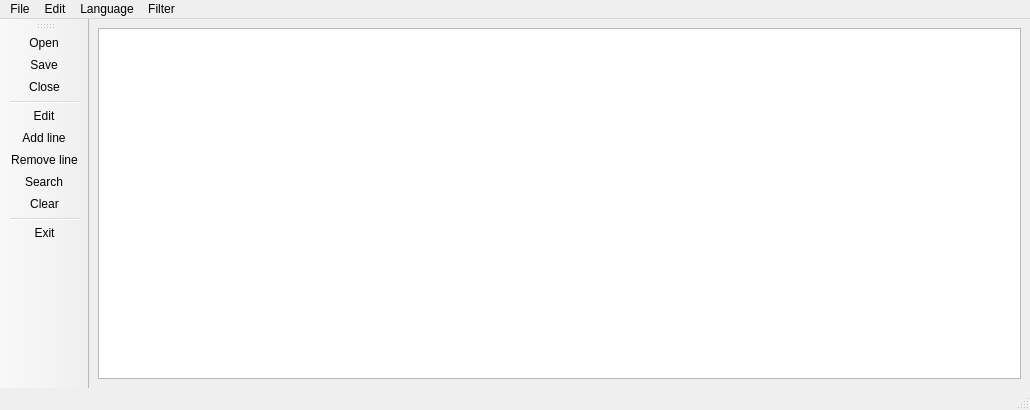
<?xml version="1.0" encoding="UTF-8"?>
<ui version="4.0">
 <class>MainWindow</class>
 <widget class="QMainWindow" name="MainWindow">
  <property name="geometry">
   <rect>
    <x>0</x>
    <y>0</y>
    <width>1030</width>
    <height>410</height>
   </rect>
  </property>
  <property name="sizePolicy">
   <sizepolicy hsizetype="Expanding" vsizetype="Preferred">
    <horstretch>0</horstretch>
    <verstretch>0</verstretch>
   </sizepolicy>
  </property>
  <property name="windowTitle">
   <string>MainWindow</string>
  </property>
  <property name="tabShape">
   <enum>QTabWidget::TabShape::Rounded</enum>
  </property>
  <widget class="QWidget" name="centralwidget">
   <layout class="QGridLayout" name="gridLayout">
    <item row="0" column="0">
     <widget class="QTableView" name="tableView">
      <property name="enabled">
       <bool>true</bool>
      </property>
      <property name="sizePolicy">
       <sizepolicy hsizetype="Expanding" vsizetype="Expanding">
        <horstretch>0</horstretch>
        <verstretch>0</verstretch>
       </sizepolicy>
      </property>
      <property name="frameShape">
       <enum>QFrame::Shape::StyledPanel</enum>
      </property>
      <property name="frameShadow">
       <enum>QFrame::Shadow::Sunken</enum>
      </property>
      <property name="sortingEnabled">
       <bool>true</bool>
      </property>
      <attribute name="horizontalHeaderCascadingSectionResizes">
       <bool>false</bool>
      </attribute>
     </widget>
    </item>
   </layout>
  </widget>
  <widget class="QMenuBar" name="menubar">
   <property name="geometry">
    <rect>
     <x>0</x>
     <y>0</y>
     <width>1030</width>
     <height>21</height>
    </rect>
   </property>
   <widget class="QMenu" name="menuFile">
    <property name="title">
     <string>File</string>
    </property>
    <addaction name="actionOpen"/>
    <addaction name="actionSave"/>
    <addaction name="separator"/>
    <addaction name="actionExit"/>
   </widget>
   <widget class="QMenu" name="menuLanguage">
    <property name="title">
     <string>Language</string>
    </property>
   </widget>
   <widget class="QMenu" name="menuEdit">
    <property name="title">
     <string>Edit</string>
    </property>
    <addaction name="actionEdit"/>
    <addaction name="actionAdd_line"/>
    <addaction name="actionRemove"/>
   </widget>
   <widget class="QMenu" name="menuFilter">
    <property name="title">
     <string>Filter</string>
    </property>
    <addaction name="actionSearch"/>
    <addaction name="actionClear"/>
   </widget>
   <addaction name="menuFile"/>
   <addaction name="menuEdit"/>
   <addaction name="menuLanguage"/>
   <addaction name="menuFilter"/>
  </widget>
  <widget class="QStatusBar" name="statusbar"/>
  <widget class="QToolBar" name="toolBar">
   <property name="windowTitle">
    <string>toolBar</string>
   </property>
   <property name="layoutDirection">
    <enum>Qt::LayoutDirection::LeftToRight</enum>
   </property>
   <property name="allowedAreas">
    <set>Qt::ToolBarArea::AllToolBarAreas</set>
   </property>
   <property name="orientation">
    <enum>Qt::Orientation::Vertical</enum>
   </property>
   <attribute name="toolBarArea">
    <enum>LeftToolBarArea</enum>
   </attribute>
   <attribute name="toolBarBreak">
    <bool>false</bool>
   </attribute>
   <addaction name="actionOpen"/>
   <addaction name="actionSave"/>
   <addaction name="actionClose"/>
   <addaction name="separator"/>
   <addaction name="actionEdit"/>
   <addaction name="actionAdd_line"/>
   <addaction name="actionRemove"/>
   <addaction name="actionSearch"/>
   <addaction name="actionClear"/>
   <addaction name="separator"/>
   <addaction name="actionExit"/>
  </widget>
  <action name="actionOpen">
   <property name="icon">
    <iconset resource="icons/icon.qrc">
     <normaloff>:/icon/folder.png</normaloff>:/icon/folder.png</iconset>
   </property>
   <property name="text">
    <string>Open</string>
   </property>
  </action>
  <action name="actionSave">
   <property name="icon">
    <iconset theme="QIcon::ThemeIcon::DocumentSave"/>
   </property>
   <property name="text">
    <string>Save</string>
   </property>
  </action>
  <action name="actionExit">
   <property name="icon">
    <iconset resource="icons/icon.qrc">
     <normaloff>:/icon/exit.png</normaloff>:/icon/exit.png</iconset>
   </property>
   <property name="text">
    <string>Exit</string>
   </property>
  </action>
  <action name="actionEdit">
   <property name="checkable">
    <bool>true</bool>
   </property>
   <property name="icon">
    <iconset theme="QIcon::ThemeIcon::MailMessageNew"/>
   </property>
   <property name="text">
    <string>Edit</string>
   </property>
  </action>
  <action name="actionAdd_line">
   <property name="icon">
    <iconset theme="QIcon::ThemeIcon::ListAdd"/>
   </property>
   <property name="text">
    <string>Add line</string>
   </property>
  </action>
  <action name="actionRemove">
   <property name="icon">
    <iconset theme="QIcon::ThemeIcon::ListRemove"/>
   </property>
   <property name="text">
    <string>Remove line</string>
   </property>
  </action>
  <action name="actionClose">
   <property name="icon">
    <iconset theme="QIcon::ThemeIcon::EditClear"/>
   </property>
   <property name="text">
    <string>Close</string>
   </property>
  </action>
  <action name="actionSearch">
   <property name="icon">
    <iconset theme="QIcon::ThemeIcon::SystemSearch"/>
   </property>
   <property name="text">
    <string>Search</string>
   </property>
  </action>
  <action name="actionClear">
   <property name="icon">
    <iconset theme="QIcon::ThemeIcon::SystemReboot"/>
   </property>
   <property name="text">
    <string>Clear</string>
   </property>
  </action>
 </widget>
 <resources>
  <include location="icons/icon.qrc"/>
 </resources>
 <connections>
  <connection>
   <sender>actionExit</sender>
   <signal>triggered()</signal>
   <receiver>MainWindow</receiver>
   <slot>close()</slot>
   <hints>
    <hint type="sourcelabel">
     <x>-1</x>
     <y>-1</y>
    </hint>
    <hint type="destinationlabel">
     <x>399</x>
     <y>299</y>
    </hint>
   </hints>
  </connection>
 </connections>
</ui>
